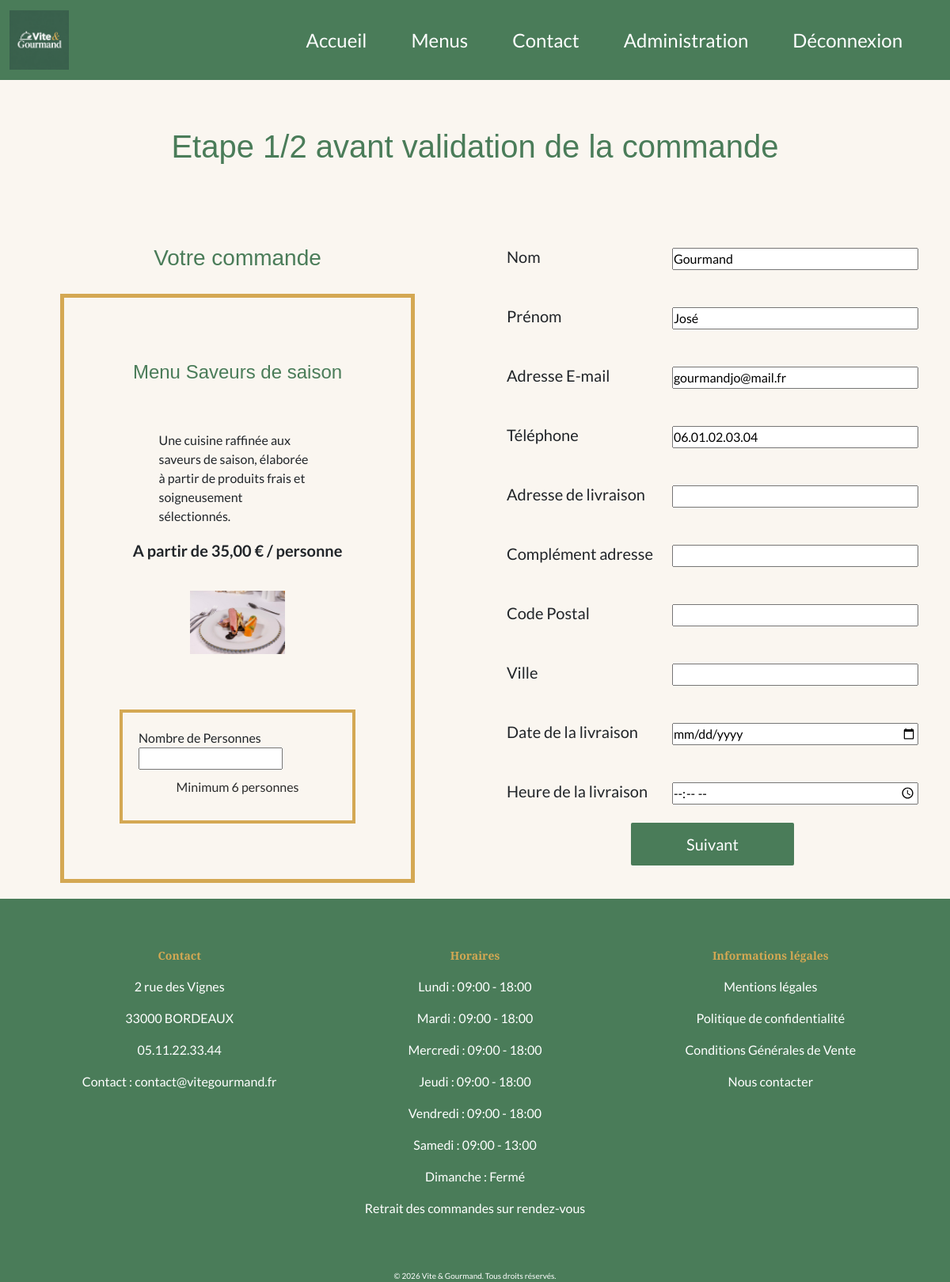
Screenshot of /?page=commande_create&menu_id=3 (signed in) with the database file from the repository.
### tables this page shows
CREATE TABLE IF NOT EXISTS menus 
(
id INT NOT NULL PRIMARY KEY AUTO_INCREMENT,
nomMenu VARCHAR (250) NOT NULL,
description VARCHAR (250) NOT NULL,
theme VARCHAR (250) NOT NULL,
nbPersonneMin INTEGER NOT NULL,
prix FLOAT NOT NULL,
conditions VARCHAR (250) NOT NULL,
regime VARCHAR (250) NOT NULL,
allergenes VARCHAR (250) NOT NULL,
stock INTEGER NOT NULL,
image VARCHAR (250) NOT NULL
);

CREATE TABLE IF NOT EXISTS comptes 
(
id INT NOT NULL PRIMARY KEY AUTO_INCREMENT,
email VARCHAR (250) UNIQUE NOT NULL,
mot_de_passe_hash VARCHAR (250) NOT NULL,
nom VARCHAR (250) NOT NULL,
prenom VARCHAR (250) NOT NULL,
telephone VARCHAR (20),
adresse VARCHAR (250),
complement_adresse VARCHAR(250),
code_postal VARCHAR (20),
commune VARCHAR(250),
role VARCHAR (50) DEFAULT 'utilisateur',
actif BOOLEAN DEFAULT 1,
date_creation DATETIME DEFAULT CURRENT_TIMESTAMP
);

CREATE TABLE IF NOT EXISTS horaires 
(
id INT NOT NULL PRIMARY KEY AUTO_INCREMENT,
jour VARCHAR (15) NOT NULL,
heureDebut TIME  NULL,
heureFin TIME  NULL,
ouvert BOOLEAN DEFAULT 1
);

### src/Controller/CommandeController.php (called while the page is built, shortened)
<?php
class CommandeController
{
    private CompteRepository $compteRepository;
    private MenuRepository $menuRepository;
    public function __construct(CompteRepository $compteRepository, MenuRepository $menuRepository, CommandeRepository $commandeRepository, MailService $mailservice)
    {
        $this->compteRepository = $compteRepository;
        $this->menuRepository = $menuRepository;
    }
    public function showCommandeCreate(): void
    {
            $idMenu = $this->menuRepository->findById((int)$_GET['menu_id']);
            $idClient = $this->compteRepository->findById($_SESSION['user_id']);
            require __DIR__ . '/../../templates/client/commande_create.php';
    }
}

### src/Repository/MenuRepository.php (called while the page is built, shortened)
<?php
class MenuRepository
{
    private Database $database;
    public function __construct(Database $database)
    {
        $this->database = $database;
    }
    public function findById(int $id) : ?array
    {
        $pdo = $this->database->getConnection();
        $idMenu = $pdo->prepare("SELECT id, nomMenu, theme, prix, conditions, `description`, nbPersonneMin, `image`, allergenes, regime, stock FROM menus WHERE id = :id;");
        $idMenu->execute(
            [
            ':id' => $id
            ]
        );
        $result = $idMenu->fetch(PDO::FETCH_ASSOC);
        return $result ?: null;
    }
}

### src/Repository/CompteRepository.php (called while the page is built, shortened)
<?php
class CompteRepository
{
    private Database $database;
    public function __construct(Database $database)
    {
        $this->database = $database;
    }
        public function findById(int $id) : ?array
    {
        $pdo = $this->database->getConnection();
        $stmt = $pdo->prepare("SELECT id, nom, prenom, email, telephone, adresse, complement_adresse, code_postal, commune  FROM comptes WHERE id = :id;");
        $stmt->execute(
            [
            ':id' => $id
            ]
        );
        $result = $stmt->fetch(PDO::FETCH_ASSOC);
        return $result ?: null;
    }
}

### src/Repository/HoraireRepository.php (called while the page is built, shortened)
<?php
class HoraireRepository
{
    private Database $database;
    public function __construct(Database $database)
    {
        $this->database = $database;
    }
    public function findAll(): array {
        $pdo = $this->database->getConnection();
        $horaires = $pdo->prepare("SELECT id, jour, heureDebut, heureFin, ouvert FROM horaires ORDER BY id;
        ");
        $horaires->execute();
        $result = $horaires->fetchAll(PDO::FETCH_ASSOC);
        return $result;
    }
}

### templates/client/commande_create.php (the view, shortened to what this page needs)
<?php
require __DIR__ . '/../partials/head.php';
?>
<body>
<?php
require __DIR__ . '/../partials/header.php';
?>
<main>
<div>
    <h1 class="title-recap">Etape 1/2 avant validation de la commande</h1>
</div>
<section class="container-fluid">
<form action="" method="POST">
    <div class="row row-cols-1 row-cols-md-2">
        <div class="col recap-commande">
            <h3 class="title-commande">Votre commande</h3>
            <div class="recap-inner">
            <h4 class="detail-title"><?= htmlspecialchars($idMenu['nomMenu']) ?></h4>
            <p class="detail-description"><?= htmlspecialchars($idMenu['description']) ?></p>
            <p class="detail-price">A partir de <?= htmlspecialchars(number_format($idMenu['prix'], 2, ',', ' ')) ?> € / personne</p>
            <img class="img-commande" src="/images/<?=(htmlspecialchars($idMenu['image']))?>" alt="Image du <?= htmlspecialchars($idMenu['nomMenu']) ?>" >
            <div class="nombreCommande">
            <label for="nombreCommande">Nombre de Personnes</label>
            <input id="nombreCommande" name="nombreCommande" type="number" min="<?= $idMenu['nbPersonneMin']?>" required>
            <p class="detail-min">Minimum <?= htmlspecialchars((string) $idMenu['nbPersonneMin']) ?> personnes</p>
            </div>
            </div>
        </div>
        <div class="col commande-form">
            <div class="commande-inner">
                <label for="nomCommande">Nom</label>
                <input id="nomCommande" name="nomCommande" type="text" value="<?= htmlspecialchars($idClient['nom'])  ?>" readonly>
            </div>
            <div class="commande-inner">
                <label for="prenomCommande">Prénom</label>
                <input id="prenomCommande" name="prenomCommande" type="text" value="<?= htmlspecialchars($idClient['prenom'])  ?>" readonly>
            </div>
            <div class="commande-inner">
                <label for="emailCommande">Adresse E-mail</label>
                <input id="emailCommande" name="emailCommande" type="email" value="<?= htmlspecialchars($idClient['email'])  ?>" readonly>
            </div>
            <div class="commande-inner">
                <label for="phoneCommande">Téléphone</label>
                <input id="phoneCommande" name="phoneCommande" type="tel" value="<?= htmlspecialchars($idClient['telephone'])  ?>" readonly>
            </div>
            <div class="commande-inner">
                <label for="adressLivraison">Adresse de livraison</label>
                <input id="adressLivraison" name="adressLivraison" type="text" required>
            </div>
            <div class="commande-inner">
                <label for="moreAdressLivraison">Complément adresse</label>
                <input id="moreAdressLivraison" name="moreAdressLivraison" type="text">
            </div>
            <div class="commande-inner">
                <label for="postalLivraison">Code Postal</label>
                <input id="postalLivraison" name="postalLivraison" type="text" required>
            </div>
            <div class="commande-inner">
                <label for="cityLivraison">Ville</label>
                <input id="cityLivraison" name="cityLivraison" type="text" required>
            </div>
            <div class="commande-inner">
                <label for="datePrestation">Date de la livraison</label>
                <input id="datePrestation" name="datePrestation" type="date" min="<?= date('Y-m-d', strtotime('+2DAY'))?>" required>
            </div>
            <div class="commande-inner">
                <label for="heurePrestation">Heure de la livraison</label>
                <input id="heurePrestation" name="heurePrestation" type="time" required>
            </div>
            <div class="commande-next">
                <button class="bouton-next" type="submit">Suivant</button>
            </div>
        </div>
    </div>
</form>
</section>
</main>
<?php
    require __DIR__ . '/../partials/footer.php';
?>
</body>
</html>

### templates/partials/footer.php (shortened to what this page needs)
<?php
$data = new Database();
$horaireRepo = new HoraireRepository($data);
$horaires = $horaireRepo->findAll();
?>
<footer class="footer">
    <div class="row row-cols-3 row-cols-md-3 g-4 mon-footer">
        <div class="col">
            <h3 class="footer-title">Contact</h3>
            <div class="footer-inner">
                <p>2 rue des Vignes</p>
                <p>33000 BORDEAUX</p>
                <p>05.11.22.33.44</p>
                <p>Contact : contact@vitegourmand.fr</p>
            </div>
        </div>
        <div class="col">
            <h3 class="footer-title">Horaires</h3>
            <div class="footer-inner">
                <?php foreach ($horaires as $horaire): ?>
                    <?php if($horaire['ouvert'] !== 0) : ?>
                    <p><?= htmlspecialchars($horaire['jour']) . ' : ' . htmlspecialchars(substr($horaire['heureDebut'],0,5)) . ' - ' . htmlspecialchars(substr($horaire['heureFin'],0,5))?></p>
                    <?php else :?>
                    <p><?= htmlspecialchars($horaire['jour']) . ' : ' . 'Fermé'?></p>
                    <?php endif ?>
                <?php endforeach ?>
                <p>Retrait des commandes sur rendez-vous</p>
            </div>
        </div>
        <div class="col">
            <h3 class="footer-title">Informations légales</h3>
            <div class="footer-inner">
                <p>Mentions légales</p>
                <p>Politique de confidentialité</p>
                <p>Conditions Générales de Vente</p>
                    <div class="contact">
                        <a class="contact-link" href="/?page=contact">Nous contacter</a>
                    </div>
            </div>
        </div>
    </div>
    <div class="copyright">
        © 2026 Vite & Gourmand. Tous droits réservés.
    </div>
</footer>

### public/css/style.css (style rules this page uses)
* { margin: 0; padding: 0; box-sizing: border-box; }
:root { --primary: #4A7C59; --secondary: #C4714A; --accent: #D4A853; --avis: rgb(243, 232, 210); --bg: #FAF6F0; --text: #2C2C2C; }
html { width: 100%; }
body { background-color: var(--bg); }
[class*="title"] { font-family: Playfair display, sans-serif; color: var(--primary); }
p { font-family: lato, sans-serif; }
[class*="price"] { font-weight: bold; font-size: 20px; }
body { font-family: lato, sans-serif; }
.footer { width: 100%; background-color: var(--primary); }
.mon-footer { display: flex; margin: auto; padding: 40px; }
.footer-title { color: var(--accent); font-size: 14px; font-weight: bold; display: flex; justify-content: center; }
.footer-inner { display: flex; flex-direction: column; align-items: center; padding: 10px; color: white; }
.contact-link { color: white; text-decoration: none; font-size: 16px; }
.copyright { display: flex; justify-content: center; font-size: 10px; color: white; }
.detail-title { display: flex; justify-content: center; margin: 40px; padding: 20px; }
.detail-description { width: 50%; }
.detail-min { color: var(--text); font-size: 16px; }
.title-recap { text-align: center; margin: 40px; padding: 20px; }
.title-commande { padding: 20px; }
.recap-commande { display: flex; flex-direction: column; align-items: center; padding: 20px; }
.recap-inner { display: flex; flex-direction: column; align-items: center; width: 80%; padding: 20px; border: solid 5px; border-color: var(--accent); }
.img-commande { max-width: 30%; margin: 20px; }
.nombreCommande { margin: 50px; padding: 20px; border: solid 4px; border-color: var(--accent); }
.nombreCommande p { text-align: center; margin: 10px; }
.commande-form { display: flex; flex-direction: column; padding: 20px; }
.commande-inner { padding: 20px; display: flex; align-items: center; gap: 15px; }
.commande-inner label { width: 250px; font-size: 20px; margin-bottom: 5px; }
.commande-inner input { width: 400px; }
.commande-next { display: flex; justify-content: flex-end; }
.bouton-next { text-decoration: none; font-size: 20px; color: white; background: var(--primary); padding:12px 70px; border: none; border-radius: 2px; margin: auto; display: block; }

### rows the page displays
menus: nomMenu "Menu Saveurs de saison", description "Une cuisine raffinée aux saveurs de saison, élaborée à partir de produits frais et soigneusement sélectionnés.", prix "35,00", image (picture), nbPersonneMin "6"
comptes: nomCommande "Gourmand", prenomCommande "José", emailCommande "gourmandjo@mail.fr", phoneCommande "06.01.02.03.04"
horaires: jour "Lundi", heureDebut "09:00", heureFin "18:00"
horaires: jour "Mardi", heureDebut "09:00", heureFin "18:00"
horaires: jour "Mercredi", heureDebut "09:00", heureFin "18:00"
horaires: jour "Jeudi", heureDebut "09:00", heureFin "18:00"
horaires: jour "Vendredi", heureDebut "09:00", heureFin "18:00"
horaires: jour "Samedi", heureDebut "09:00", heureFin "13:00"
horaires: jour "Dimanche"
